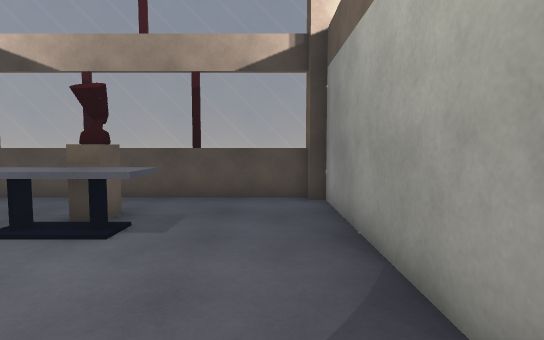
[1] (above)

24 first-person views from a walk through a Unity game level. The camera is 1.4 m above the floor, tilts 4° down and sees 80° across. The floor is counted in squares, 1 m on a side. Each view is taken from the middle of a square. On the plan, view 1 faces up. The plan holds only what a view shows up to about 15 squares ahead; the rest is blank. The place goes on beyond the plan. Surface patterns are stand-ins for the level's own textures.

[2]
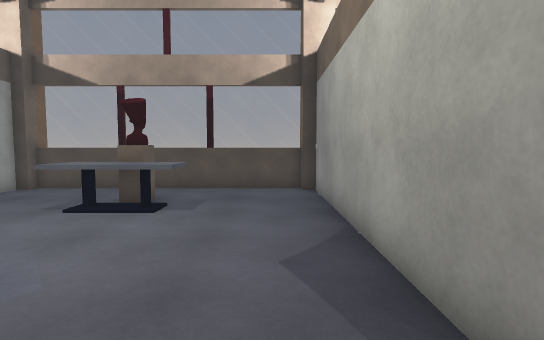

[3]
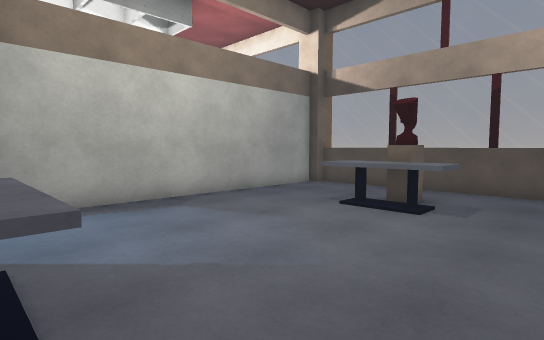

[4]
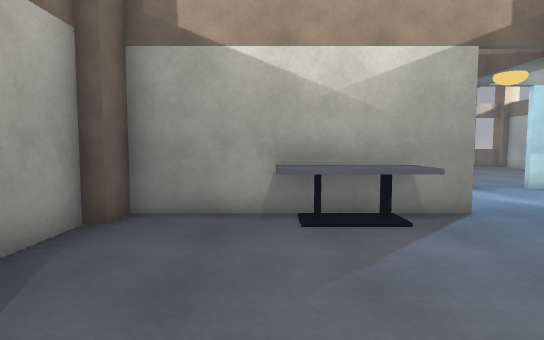

[5]
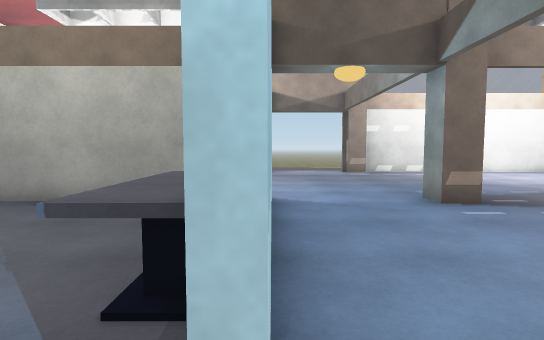

[6]
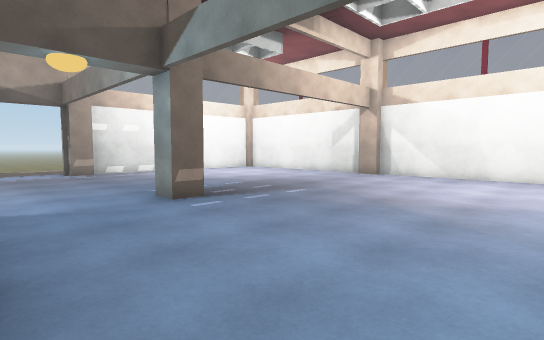

[7]
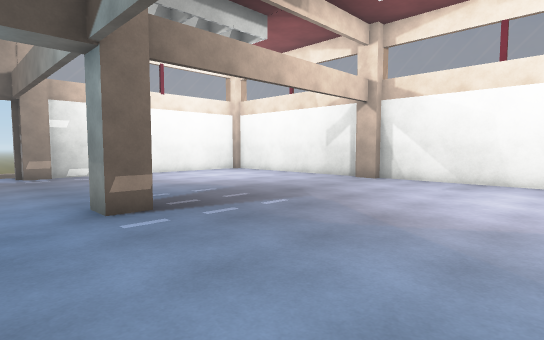

[8]
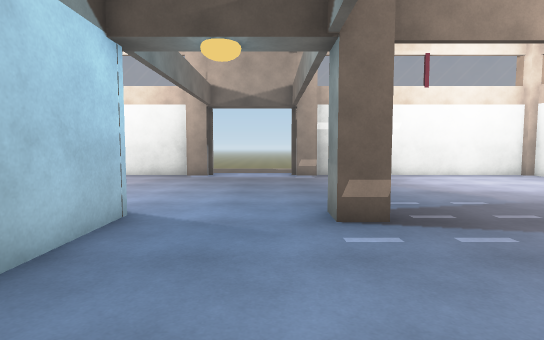

[9]
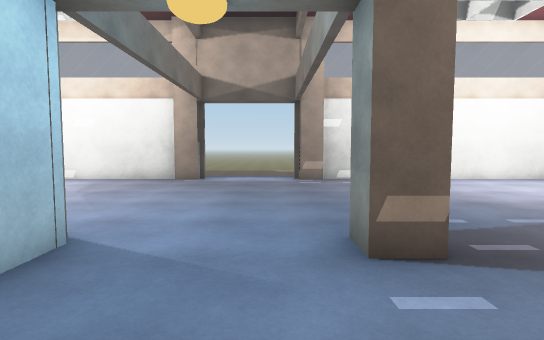

[10]
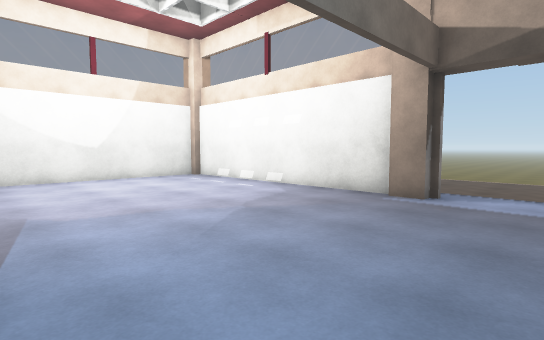

[11]
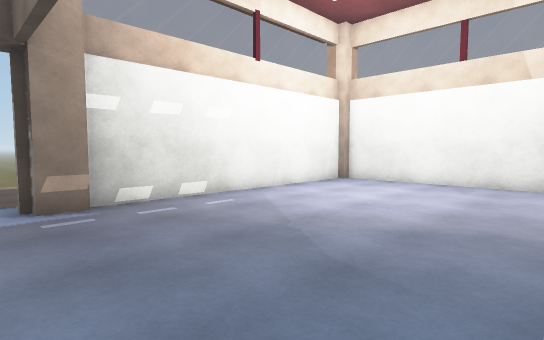

[12]
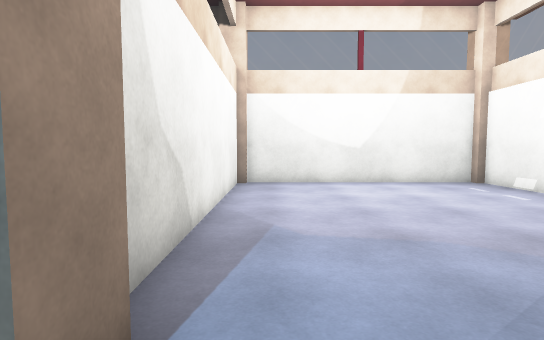

[13]
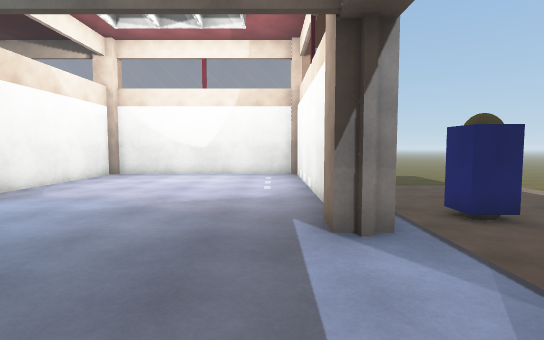

[14]
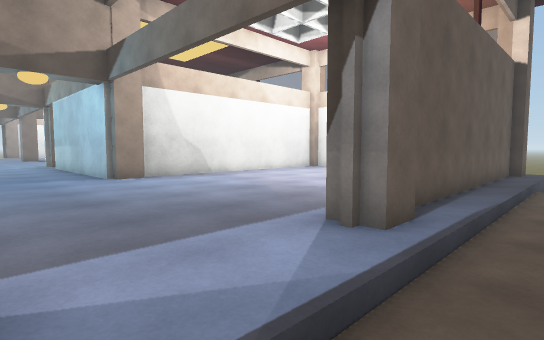

[15]
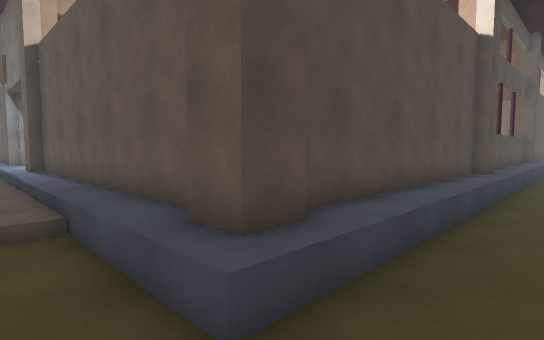

[16]
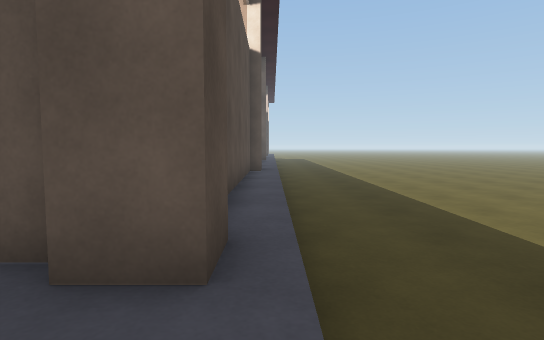

[17]
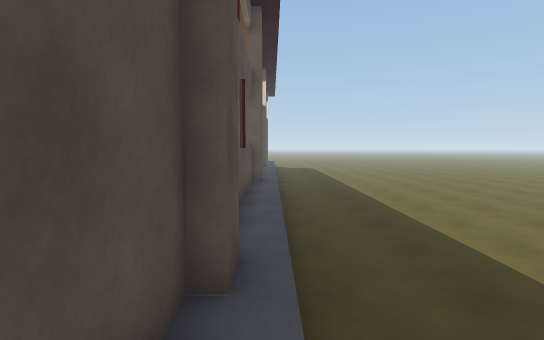

[18]
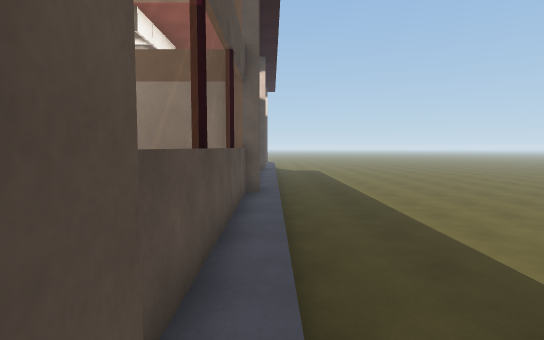

[19]
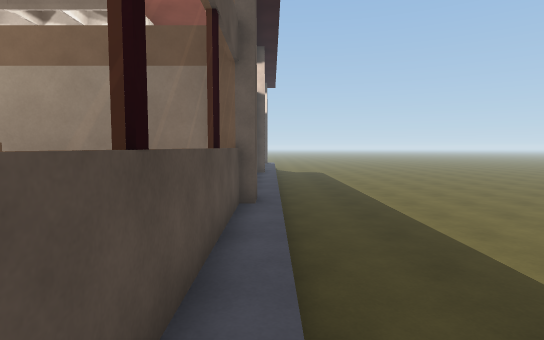

[20]
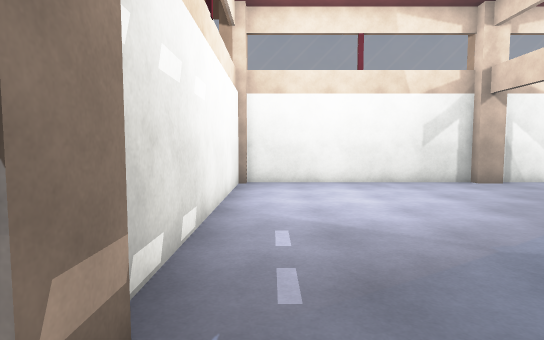

[21]
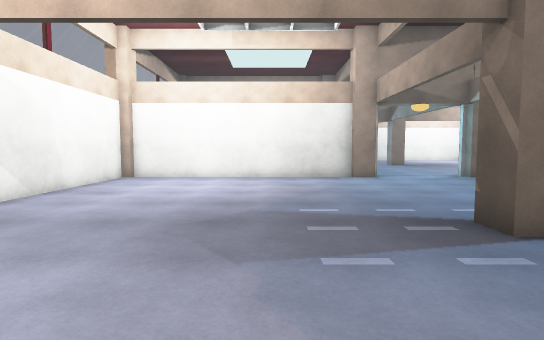

[22]
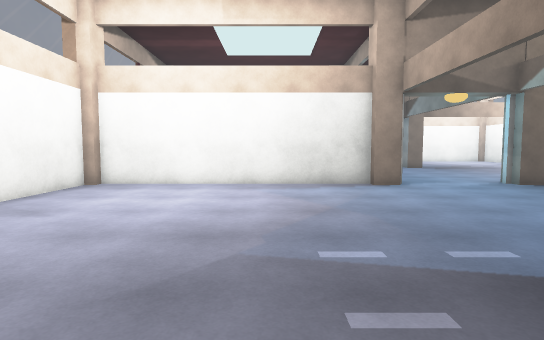

[23]
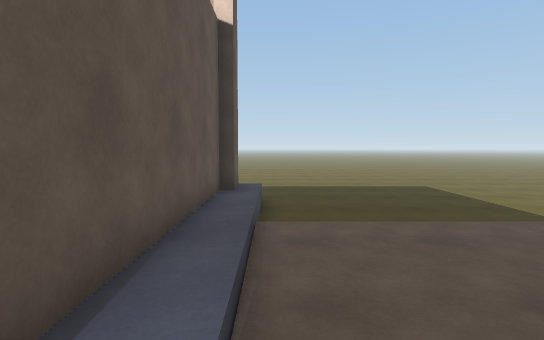

[24]
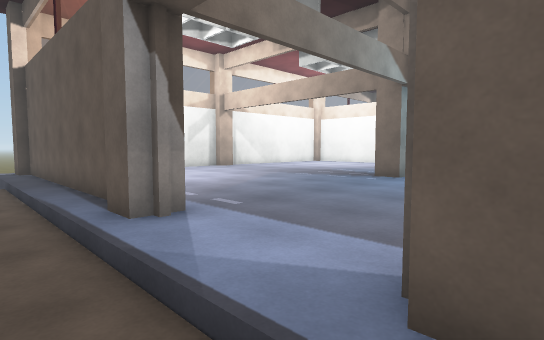

### Floor plan
Key: @ floor where view 1 was taken; # wall or solid block; . main floor; - floor 0.25 m lower than the main floor; _ floor 0.5 m lower than the main floor; / step, stairs or slope; = window, fence, low wall or low ledge; B block; T table; O other object.
Columns run from 14 left of view 1 to 14 right of it. Each row starts with its distance up from view 1.
 12 _____________________________
 11 _____________________________
 10 ///////////////////////////__
  9      ##==#==#===###########__
  8      #..........#........#.__
  7      #....B.....#........#.__
  6      #...TBBT...#........#.//
  5      #...TTTT...#........#.--
  4      #..........#........#.--
  3      #..........#........#.--
  2      #..........#........#.--
  1      #..........#........#.--
  0      #........@.#........#.-O
 -1      #..........#........#.--
 -2    ..##..TTTT..##........##--
 -3    ..##.#########........##--
 -4    ........................--
 -5    ........................--
 -6    ........................--
 -7    #.##........##........##--
 -8    ..##........##........##--
 -9   ...#...................#.-
-10  ... #...................#.-
-11  ..  #...................#.-
-12      #...................#.-
-13      #...................#.-
-14      #...................#.-
-15      #...................#.-
-16      #...................#./
-17      #...................#._
-18      #...................#.
-19      =#####################

Where each view was taken, in squares from view 1:
view 1: 0 up, 0 right, facing up
view 2: 2 down, 0 right, facing up
view 3: 2 down, 0 right, facing up-left
view 4: 4 up, 2 left, facing down
view 5: 3 down, 7 left, facing right
view 6: 3 down, 7 left, facing down-right
view 7: 5 down, 6 left, facing down-right
view 8: 6 down, 5 left, facing right
view 9: 6 down, 3 left, facing right
view 10: 6 down, 2 right, facing up-right
view 11: 6 down, 3 right, facing down-right
view 12: 4 down, 3 right, facing up
view 13: 8 down, 10 right, facing up
view 14: 7 down, 14 right, facing up-left
view 15: 12 up, 14 right, facing down-left
view 16: 10 up, 14 right, facing left
view 17: 10 up, 5 right, facing left
view 18: 10 up, 2 right, facing left
view 19: 10 up, 0 right, facing left
view 20: 6 down, 10 right, facing down
view 21: 12 down, 7 right, facing left
view 22: 12 down, 4 right, facing left
view 23: 0 up, 13 right, facing up
view 24: 2 down, 14 right, facing down-left
